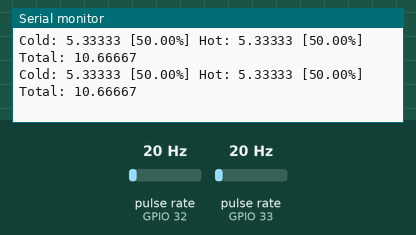
Recording of a sketch running on a simulated ESP32. On the bench: the last lines printed to the serial monitor. Wiring (inferred from the names in the program): 2 × pulse sensor: data GPIO 32 / data GPIO 33. Inputs (shaded band) come from the test bench; at power-on: pulse rate (sensors on GPIO 32, GPIO 33) 20 Hz.

Above: at 2.2 s.
2.3 s: pulse rate (sensor on GPIO 32) set to 4 Hz
At 2.36 s:
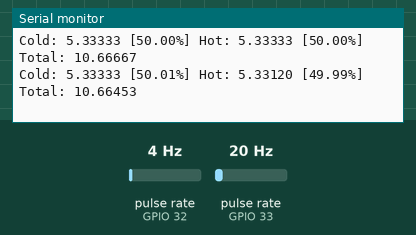
3.8 s: pulse rate (sensor on GPIO 33) set to 4 Hz
At 3.96 s:
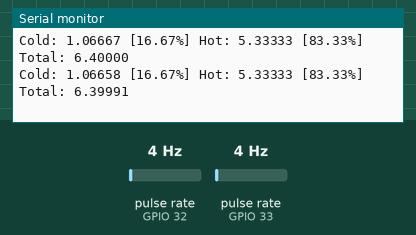
5.3 s: pulse rate (sensor on GPIO 32) set to 50 Hz
At 5.36 s:
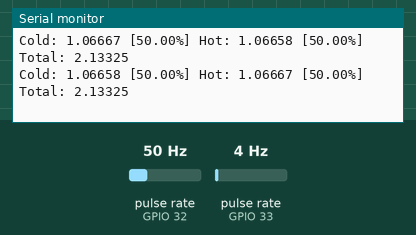
6.8 s: pulse rate (sensor on GPIO 33) set to 50 Hz
At 6.96 s:
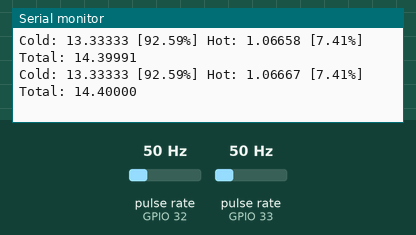
Timing chart, 0 to 9.3 s (numbered marks = the images above; inputs shaded):
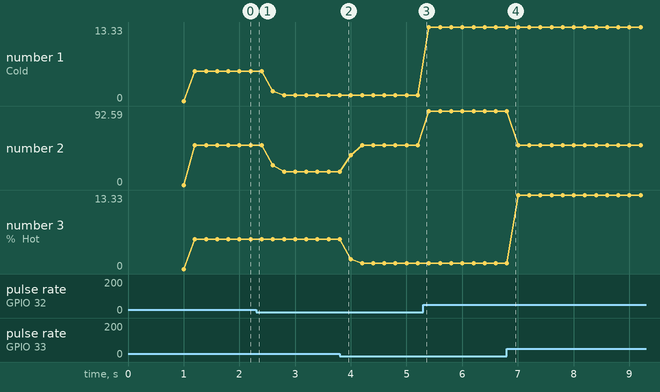

Measured:
- plotted number 1: 5.33 → 1.07 after the input at 2.3 s, 1.07 → 13.33 after the input at 5.3 s
- plotted number 2: 50.01 → 16.67 after the input at 2.3 s, 50 → 92.59 after the input at 5.3 s

The sketch:

Flow_meter_hot_cold.ino
```cpp
#define FLOW_COLD_pin 32 // YF-S201 sensor 1
#define FLOW_HOT_pin 33  // YF-S201 sensor 2

uint32_t millis1 = 0;

volatile uint32_t flow_cold_us = 0;
volatile uint32_t flow_hot_us = 0;

volatile uint32_t timer_flow_cold_us = 0;
volatile uint32_t timer_flow_hot_us = 0;

volatile uint32_t timeout_flow_cold_us = 0;
volatile uint32_t timeout_flow_hot_us = 0;

hw_timer_t *timer_10us = NULL;

static portMUX_TYPE mutex_int1 = portMUX_INITIALIZER_UNLOCKED;
static portMUX_TYPE mutex_int2 = portMUX_INITIALIZER_UNLOCKED;

void ARDUINO_ISR_ATTR timer_10us_ISR() {
  if (timeout_flow_cold_us > 0) {
    timeout_flow_cold_us--;
    timer_flow_cold_us++;
  } else {
    flow_cold_us = 0;
    timer_flow_cold_us = 0;
  }

  if (timeout_flow_hot_us > 0) {
    timeout_flow_hot_us--;
    timer_flow_hot_us++;
  } else {
    flow_hot_us = 0;
    timer_flow_hot_us = 0;
  }
}

void IRAM_ATTR flow_cold_ext_ISR() {
  if (digitalRead(FLOW_COLD_pin) == LOW) {
    flow_cold_us = timer_flow_cold_us;
    timer_flow_cold_us = 0;
    timeout_flow_cold_us = 100000;
  }
}

void IRAM_ATTR flow_hot_ext_ISR() {
  if (digitalRead(FLOW_HOT_pin) == LOW) {
    flow_hot_us = timer_flow_hot_us;
    timer_flow_hot_us = 0;
    timeout_flow_hot_us = 100000;
  }
}

void setup() {
  // put your setup code here, to run once:
  pinMode(FLOW_COLD_pin, INPUT_PULLUP);
  pinMode(FLOW_HOT_pin, INPUT_PULLUP);

  Serial.begin(115200);  // Initialize the serial communication:
  delay(1000);

  Serial.println("Start");

  // Note: CHANGE mode resulted in better stability
  attachInterrupt(FLOW_COLD_pin, flow_cold_ext_ISR, CHANGE);  // CHANGE FALLING RISING
  attachInterrupt(FLOW_HOT_pin, flow_hot_ext_ISR, CHANGE);    // CHANGE FALLING RISING

  timer_10us = timerBegin(100000);                    // <<< Set timer frequency Mhz
  timerAttachInterrupt(timer_10us, &timer_10us_ISR);  // <<< Attach Timer0_ISR function to our timer.
  // Set alarm to call onTimer function(value in microseconds x10).
  // Repeat the alarm (third parameter) with unlimited count = 0 (fourth parameter).
  timerAlarm(timer_10us, 1, true, 0);  // <<< 10us
}

void loop() {
  // put your main code here, to run repeatedly:
  if ((millis() - millis1) >= 200) {
    millis1 = millis();
    float freq = 0;
    float flow_cold = 0;
    float rate_flow_cold = 0;
    float flow_hot = 0;
    float rate_flow_hot = 0;
    float flow_total = 0;

    if (flow_cold_us != 0) {
      freq = 100000;
      freq /= flow_cold_us;
      flow_cold = freq;
      flow_cold /= 7.5;
    }

    freq = 0;

    if (flow_hot_us != 0) {
      freq = 100000;
      freq /= flow_hot_us;
      flow_hot = freq;
      flow_hot /= 7.5;
    }

    flow_total = flow_cold;
    flow_total += flow_hot;

    if (flow_total >= 0.5) {
      if (flow_cold != 0) {
        rate_flow_cold = flow_cold;
        rate_flow_cold /= flow_total;
        rate_flow_cold *= 100;
      }

      if (flow_hot != 0) {
        rate_flow_hot = flow_hot;
        rate_flow_hot /= flow_total;
        rate_flow_hot *= 100;
      }
    }

    Serial.print("Cold: ");
    Serial.print(flow_cold, 5);

    Serial.print(" [");
    Serial.print(rate_flow_cold);

    Serial.print("%] Hot: ");
    Serial.print(flow_hot, 5);

    Serial.print(" [");
    Serial.print(rate_flow_hot);

    Serial.print("%] Total: ");
    Serial.println(flow_total, 5);
  }
}
```
